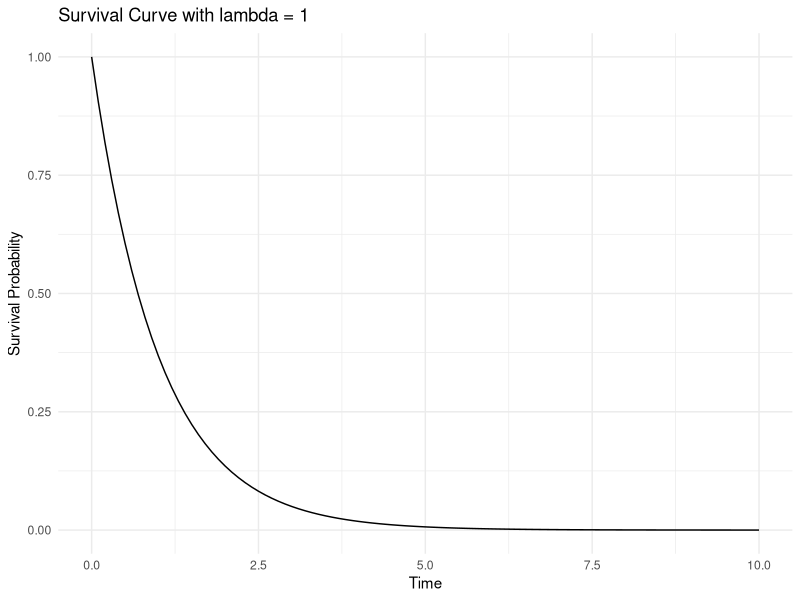
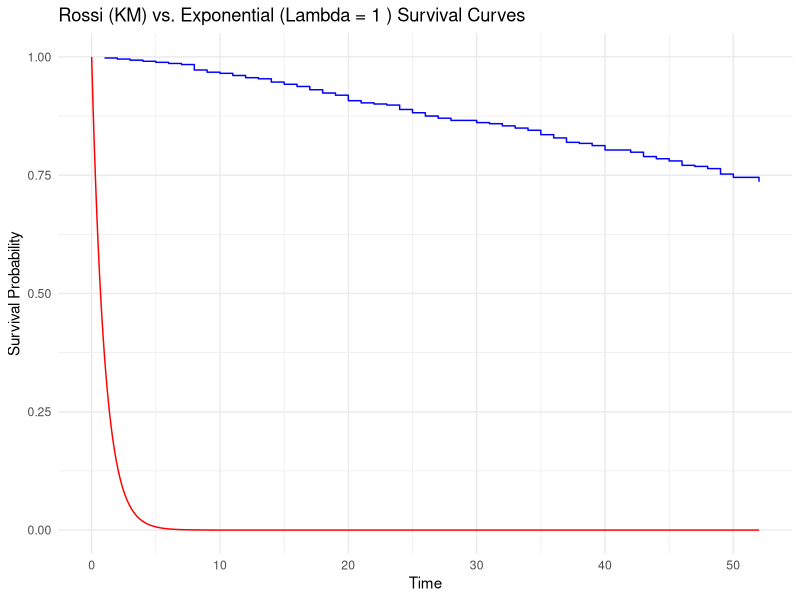

Recreate these plots in R, in order. (Note: this script raises an error after producing the figures.)
## ---- chunk 1
library(ggplot2)

# Function to plot survival curve
plot_survival_curve <- function(lambda) {
  if(lambda <= 0) {
    stop("Lambda must be positive")
  }

  # Create a sequence of time points
  time_points <- seq(0, 10, by = 0.1)
  
  # Calculate survival probabilities
  survival_probabilities <- exp(-lambda * time_points)
  
  # Create a data frame for plotting
  survival_data <- data.frame(Time = time_points, Survival = survival_probabilities)
  
  # Plotting the survival curve
  ggplot(survival_data, aes(x = Time, y = Survival)) +
    geom_line() +
    ggtitle(paste("Survival Curve with lambda =", lambda)) +
    xlab("Time") +
    ylab("Survival Probability") +
    theme_minimal() + 
    ylim(0,1)
}

# Example usage of the function
LAMBDA <- 1.0
plot_survival_curve(LAMBDA)
## ---- chunk 2

library(survival)
library(survminer)

library(carData)
dat <- Rossi

# Assume 'dat' is your dataset with 'week' and 'arrest' columns
# dat <- your_data

# Function to plot both Kaplan-Meier and exponential survival curves
plot_survival_comparison <- function(dat, lambda) {
  if(lambda <= 0) {
    stop("Lambda must be positive")
  }

  # Fit Kaplan-Meier curve for your data
  surv_obj <- with(dat, Surv(week, arrest))
  km_fit <- survfit(surv_obj ~ 1)

  # Create a sequence of time points for the theoretical curve
  time_points <- seq(0, max(dat$week), by = 0.1)
  
  # Calculate theoretical survival probabilities
  survival_probabilities <- exp(-lambda * time_points)
  
  # Convert Kaplan-Meier fit to data frame for ggplot
  km_data <- data.frame(
    Time = km_fit$time,
    Survival = km_fit$surv
  )

  # Create a data frame for the theoretical curve
  theoretical_data <- data.frame(Time = time_points, Survival = survival_probabilities)

  # Plotting both curves
  ggplot() +
    geom_step(data = km_data, aes(x = Time, y = Survival), col = "blue") +
    geom_line(data = theoretical_data, aes(x = Time, y = Survival), col = "red") +
    ggtitle(paste("Rossi (KM) vs. Exponential (Lambda =", lambda, ") Survival Curves")) +
    xlab("Time") +
    ylab("Survival Probability") +
    theme_minimal() +
    scale_color_manual("", breaks = c("Empirical", "Theoretical"), 
                       values = c("blue", "red"))
}

# Change the parameter LAMBDA and observe the change on the plot
LAMBDA <- 1.0
plot_survival_comparison(dat, LAMBDA)
## ---- chunk 3
d <- sum(dat$arrest)
cum_time <- sum(dat$week)

print(paste('MLE Lambda estimate is: ', d/cum_time))
## ---- chunk 4
surv_obj <- Surv(time = dat$week, event = dat$arrest)

# Fit Kaplan-Meier survival curve using 'fin' as the group
km_fit <- survfit(surv_obj ~ fin, data = dat)

# Plot the Kaplan-Meier curves
ggsurvplot(km_fit, data = dat, conf.int = TRUE, 
           ggtheme = theme_minimal(), 
           title = "Kaplan-Meier Curves",
           #palette = c("#00AFBB", "#FC4E07"),
           legend.title = "fin",
           ylim = c(0.5, 1))
## ---- chunk 5
survreg(surv_obj ~ fin, dist = "exp", data=dat)
## ---- chunk 6
# Function to plot survival curve
plot_weibull_curve <- function(lambda, k) {
  if(lambda <= 0) {
    stop("Lambda must be positive")
  }
  if(k <= 0) {
    stop("k must be positive")
  }

  # Create a sequence of time points
  time_points <- seq(0, 10, by = 0.1)
  
  # Calculate survival probabilities
  survival_probabilities <- exp(-(lambda * time_points)**k)
  
  # Create a data frame for plotting
  survival_data <- data.frame(Time = time_points, Survival = survival_probabilities)
  
  # Plotting the survival curve
  ggplot(survival_data, aes(x = Time, y = Survival)) +
    geom_line() +
    ggtitle(paste("Weibull Curve with lambda =", lambda, ", k =", k)) +
    xlab("Time") +
    ylab("Survival Probability") +
    theme_minimal() + 
    ylim(0,1)
}

# Example usage of the function
LAMBDA <- 0.1
K = 2
plot_weibull_curve(LAMBDA, K)
## ---- chunk 7

library(survival)
library(survminer)

library(carData)
dat <- Rossi

# Assume 'dat' is your dataset with 'week' and 'arrest' columns
# dat <- your_data

# Function to plot both Kaplan-Meier and exponential survival curves
plot_weibull_comparison <- function(dat, lambda, k) {
  if(lambda <= 0) {
    stop("Lambda must be positive")
  }
  if(k <= 0) {
    stop("k must be positive")
  }

  # Fit Kaplan-Meier curve for your data
  surv_obj <- with(dat, Surv(week, arrest))
  km_fit <- survfit(surv_obj ~ 1)

  # Create a sequence of time points for the theoretical curve
  time_points <- seq(0, max(dat$week), by = 0.1)
  
  # Calculate theoretical survival probabilities
  survival_probabilities <- exp(-(lambda * time_points)**k)
  
  # Convert Kaplan-Meier fit to data frame for ggplot
  km_data <- data.frame(
    Time = km_fit$time,
    Survival = km_fit$surv
  )

  # Create a data frame for the theoretical curve
  theoretical_data <- data.frame(Time = time_points, Survival = survival_probabilities)

  # Plotting both curves
  ggplot() +
    geom_step(data = km_data, aes(x = Time, y = Survival), col = "blue") +
    geom_line(data = theoretical_data, aes(x = Time, y = Survival), col = "red") +
    ggtitle(paste("Rossi (KM) vs. Weibull (Lambda =", lambda, ", k =", k, ")")) +
    xlab("Time") +
    ylab("Survival Probability") +
    theme_minimal() +
    scale_color_manual("", breaks = c("Empirical", "Theoretical"), 
                       values = c("blue", "red"))
}

# Change the parameter LAMBDA and observe the change on the plot
LAMBDA <- 0.00808
K = 1.365
plot_weibull_comparison(dat, LAMBDA, K)
## ---- chunk 8
surv_obj <- with(dat, Surv(week, arrest))
weibull_model <- survreg(surv_obj ~ 1, data = dat, dist = "weibull")

# Extract estimated parameters
k_hat <- 1 / weibull_model$scale
lambda_hat <- 1/exp(coef(weibull_model)[1])

print(paste("Estimated lambda:", lambda_hat))
print(paste("Estimated k:", k_hat))
## ---- chunk 9
survreg(surv_obj ~ fin, dist = "exp", data=dat)
survreg(surv_obj ~ fin, dist = "weibull", data=dat)
## ---- chunk 10
# Example dataset creation
set.seed(243) # for reproducibility
toy_data <- data.frame(
  time = round(runif(100, 5, 100)), # random survival times between 5 and 100
  event = sample(0:1, 100, replace = TRUE), # random event indicators (0 or 1)
  age = round(runif(100, 18, 70)), # random ages between 18 and 70
  treatment = sample(0:1, 100, replace = TRUE) # random treatment assignment (0 or 1)
)

# Fit a Cox proportional hazards model
cox_model <- coxph(Surv(time, event) ~ age + treatment, data = toy_data)

# Print the summary of the model
summary(cox_model)

## ---- chunk 11
# Calculate the median age (or choose a specific value)
median_age <- median(toy_data$age)

# Creating survival curves for different levels of the treatment variable
# Include both 'treatment' and 'age' in newdata
fit <- survfit(cox_model, newdata = data.frame(treatment = 0:1, age = median_age))

# Plot the survival curves
ggsurvplot(fit, data = toy_data, conf.int = TRUE,
           ggtheme = theme_minimal(),
           palette = c("#00AFBB", "#FC4E07"),
           title = "Survival Curves based on Cox Model",
           legend.title = "Treatment Group")

## ---- chunk 12
cox_model <- coxph(Surv(dat$week, dat$arrest) ~ fin + mar + paro, data = dat)

summary(cox_model)
## ---- chunk 13

fixed_fin <- median(dat$fin == 'yes')  # Replace with appropriate summary statistic
fixed_paro <- median(dat$paro == 'yes')
fixed_mar <- median(dat$mar == 'yes')

# Creating survival curves for different levels of the 'mar' variable
fit_mar <- survfit(cox_model, newdata = data.frame(mar = 0:1, fin = fixed_fin, paro = fixed_paro))

# Plot the survival curves
ggsurvplot(fit_mar, data = dat, conf.int = TRUE,
           ggtheme = theme_minimal(),
           palette = c("#00AFBB", "#FC4E07"),
           title = "Survival Curves by Marital Status",
           legend.title = "Marital Status",
           ylim = c(0.5, 1))
